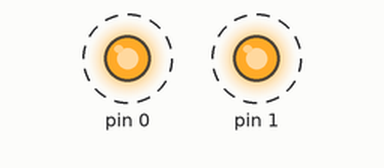
This sketch was run on a simulated Arduino Uno, built with avr-gcc and run on an emulated ATmega328P. Parts: output pins drawn as LEDs (lit = HIGH). Dashed ring = blinking.

Above: at 0.5 s.
Timing chart, 0 to 4.6 s (numbered marks = the images above):
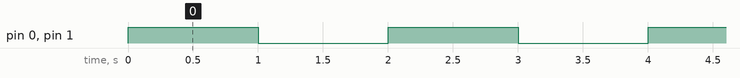

The sketch:

sketch_nov01a-test.ino
```cpp
void setup(){
  pinMode(0, OUTPUT);
  pinMode(1, OUTPUT);
}

void loop(){
  digitalWrite(0, HIGH);
  digitalWrite(1, HIGH);
  delay(1000);
  digitalWrite(0, LOW);
  digitalWrite(1, LOW);
  delay(1000);
}
```

Measured:
- by itself, pin 0, pin 1: alternates HIGH for 1.0 s and LOW for 1.0 s
